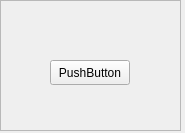
<?xml version="1.0" encoding="UTF-8"?>
<ui version="4.0">
 <class>Form</class>
 <widget class="QWidget" name="Form">
  <property name="geometry">
   <rect>
    <x>0</x>
    <y>0</y>
    <width>185</width>
    <height>133</height>
   </rect>
  </property>
  <property name="windowTitle">
   <string>Form</string>
  </property>
  <widget class="QFrame" name="child_object">
   <property name="geometry">
    <rect>
     <x>0</x>
     <y>0</y>
     <width>181</width>
     <height>131</height>
    </rect>
   </property>
   <property name="frameShape">
    <enum>QFrame::StyledPanel</enum>
   </property>
   <property name="frameShadow">
    <enum>QFrame::Raised</enum>
   </property>
   <widget class="QPushButton" name="grandson_object">
    <property name="geometry">
     <rect>
      <x>50</x>
      <y>60</y>
      <width>80</width>
      <height>25</height>
     </rect>
    </property>
    <property name="text">
     <string>PushButton</string>
    </property>
   </widget>
  </widget>
 </widget>
 <resources/>
 <connections/>
</ui>
